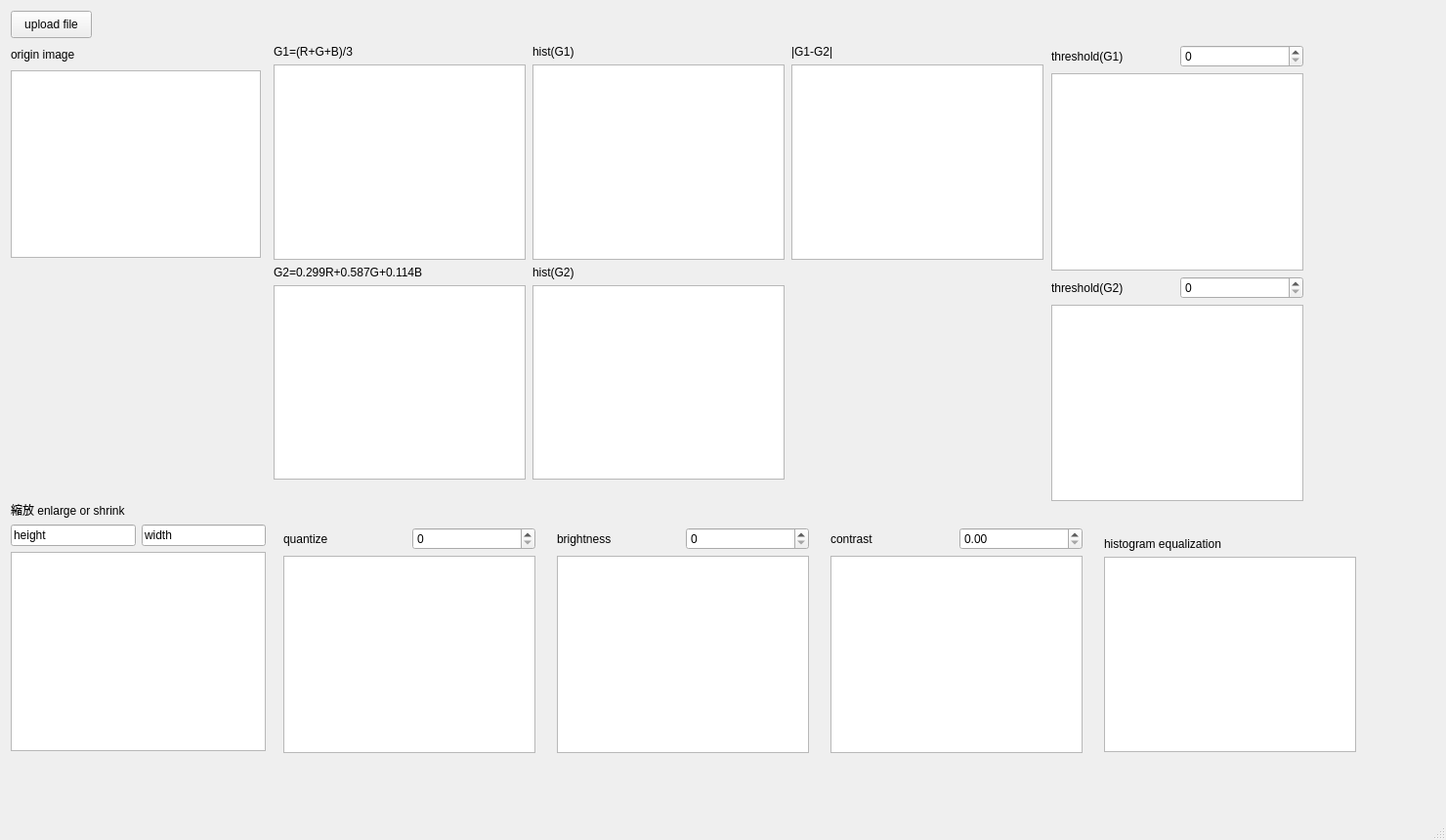
<?xml version="1.0" encoding="UTF-8"?>
<ui version="4.0">
 <class>MainWindow</class>
 <widget class="QMainWindow" name="MainWindow">
  <property name="geometry">
   <rect>
    <x>0</x>
    <y>0</y>
    <width>1480</width>
    <height>860</height>
   </rect>
  </property>
  <property name="windowTitle">
   <string>MainWindow</string>
  </property>
  <property name="autoFillBackground">
   <bool>false</bool>
  </property>
  <widget class="QWidget" name="centralwidget">
   <widget class="QPushButton" name="uploadfile">
    <property name="geometry">
     <rect>
      <x>11</x>
      <y>11</y>
      <width>83</width>
      <height>28</height>
     </rect>
    </property>
    <property name="text">
     <string>upload file</string>
    </property>
   </widget>
   <widget class="QGraphicsView" name="originalimage">
    <property name="geometry">
     <rect>
      <x>11</x>
      <y>72</y>
      <width>256</width>
      <height>192</height>
     </rect>
    </property>
   </widget>
   <widget class="QLabel" name="label">
    <property name="geometry">
     <rect>
      <x>11</x>
      <y>46</y>
      <width>90</width>
      <height>19</height>
     </rect>
    </property>
    <property name="text">
     <string>origin image</string>
    </property>
   </widget>
   <widget class="QWidget" name="verticalLayoutWidget">
    <property name="geometry">
     <rect>
      <x>280</x>
      <y>46</y>
      <width>258</width>
      <height>445</height>
     </rect>
    </property>
    <layout class="QVBoxLayout" name="verticalLayout_2">
     <item>
      <widget class="QLabel" name="label_2">
       <property name="text">
        <string>G1=(R+G+B)/3</string>
       </property>
      </widget>
     </item>
     <item>
      <widget class="QGraphicsView" name="grayimage_rgb"/>
     </item>
     <item>
      <widget class="QLabel" name="label_3">
       <property name="text">
        <string>G2=0.299R+0.587G+0.114B</string>
       </property>
      </widget>
     </item>
     <item>
      <widget class="QGraphicsView" name="grayimage_weight"/>
     </item>
    </layout>
   </widget>
   <widget class="QWidget" name="verticalLayoutWidget_2">
    <property name="geometry">
     <rect>
      <x>545</x>
      <y>46</y>
      <width>258</width>
      <height>445</height>
     </rect>
    </property>
    <layout class="QVBoxLayout" name="verticalLayout_4">
     <item>
      <widget class="QLabel" name="label_4">
       <property name="text">
        <string>hist(G1)</string>
       </property>
      </widget>
     </item>
     <item>
      <widget class="QGraphicsView" name="grayhistogram_rgb"/>
     </item>
     <item>
      <widget class="QLabel" name="label_5">
       <property name="text">
        <string>hist(G2)</string>
       </property>
      </widget>
     </item>
     <item>
      <widget class="QGraphicsView" name="grayhistogram_weight"/>
     </item>
    </layout>
   </widget>
   <widget class="QWidget" name="verticalLayoutWidget_3">
    <property name="geometry">
     <rect>
      <x>1076</x>
      <y>46</y>
      <width>258</width>
      <height>467</height>
     </rect>
    </property>
    <layout class="QVBoxLayout" name="verticalLayout_5">
     <item>
      <layout class="QHBoxLayout" name="horizontalLayout">
       <item>
        <widget class="QLabel" name="label_7">
         <property name="text">
          <string>threshold(G1)</string>
         </property>
        </widget>
       </item>
       <item>
        <widget class="QSpinBox" name="spinBox"/>
       </item>
      </layout>
     </item>
     <item>
      <widget class="QGraphicsView" name="graphicsView"/>
     </item>
     <item>
      <layout class="QHBoxLayout" name="horizontalLayout_2">
       <item>
        <widget class="QLabel" name="label_8">
         <property name="text">
          <string>threshold(G2)</string>
         </property>
        </widget>
       </item>
       <item>
        <widget class="QSpinBox" name="spinBox_2"/>
       </item>
      </layout>
     </item>
     <item>
      <widget class="QGraphicsView" name="graphicsView_2"/>
     </item>
    </layout>
   </widget>
   <widget class="QWidget" name="verticalLayoutWidget_4">
    <property name="geometry">
     <rect>
      <x>810</x>
      <y>46</y>
      <width>258</width>
      <height>220</height>
     </rect>
    </property>
    <layout class="QVBoxLayout" name="verticalLayout_6">
     <item>
      <widget class="QLabel" name="label_6">
       <property name="text">
        <string>|G1-G2|</string>
       </property>
      </widget>
     </item>
     <item>
      <widget class="QGraphicsView" name="grayscalediff"/>
     </item>
    </layout>
   </widget>
   <widget class="QWidget" name="verticalLayoutWidget_5">
    <property name="geometry">
     <rect>
      <x>11</x>
      <y>513</y>
      <width>261</width>
      <height>256</height>
     </rect>
    </property>
    <layout class="QVBoxLayout" name="verticalLayout_7">
     <item>
      <widget class="QLabel" name="label_9">
       <property name="text">
        <string>縮放 enlarge or shrink</string>
       </property>
      </widget>
     </item>
     <item>
      <layout class="QHBoxLayout" name="horizontalLayout_3">
       <item>
        <widget class="QLineEdit" name="lineEdit">
         <property name="text">
          <string>height</string>
         </property>
        </widget>
       </item>
       <item>
        <widget class="QLineEdit" name="lineEdit_3">
         <property name="text">
          <string>width</string>
         </property>
        </widget>
       </item>
      </layout>
     </item>
     <item>
      <widget class="QGraphicsView" name="graphicsView_3"/>
     </item>
    </layout>
   </widget>
   <widget class="QWidget" name="verticalLayoutWidget_6">
    <property name="geometry">
     <rect>
      <x>290</x>
      <y>540</y>
      <width>258</width>
      <height>231</height>
     </rect>
    </property>
    <layout class="QVBoxLayout" name="verticalLayout_9">
     <item>
      <layout class="QHBoxLayout" name="horizontalLayout_4">
       <item>
        <widget class="QLabel" name="label_10">
         <property name="text">
          <string>quantize</string>
         </property>
        </widget>
       </item>
       <item>
        <widget class="QSpinBox" name="spinBox_3"/>
       </item>
      </layout>
     </item>
     <item>
      <widget class="QGraphicsView" name="graphicsView_4"/>
     </item>
    </layout>
   </widget>
   <widget class="QWidget" name="verticalLayoutWidget_7">
    <property name="geometry">
     <rect>
      <x>570</x>
      <y>540</y>
      <width>258</width>
      <height>231</height>
     </rect>
    </property>
    <layout class="QVBoxLayout" name="verticalLayout_10">
     <item>
      <layout class="QHBoxLayout" name="horizontalLayout_7">
       <item>
        <widget class="QLabel" name="label_12">
         <property name="text">
          <string>brightness</string>
         </property>
        </widget>
       </item>
       <item>
        <widget class="QSpinBox" name="spinBox_4"/>
       </item>
      </layout>
     </item>
     <item>
      <widget class="QGraphicsView" name="graphicsView_6"/>
     </item>
    </layout>
   </widget>
   <widget class="QWidget" name="verticalLayoutWidget_8">
    <property name="geometry">
     <rect>
      <x>850</x>
      <y>540</y>
      <width>258</width>
      <height>231</height>
     </rect>
    </property>
    <layout class="QVBoxLayout" name="verticalLayout_11">
     <item>
      <layout class="QHBoxLayout" name="horizontalLayout_5">
       <item>
        <widget class="QLabel" name="label_13">
         <property name="text">
          <string>contrast</string>
         </property>
        </widget>
       </item>
       <item>
        <widget class="QDoubleSpinBox" name="doubleSpinBox"/>
       </item>
      </layout>
     </item>
     <item>
      <widget class="QGraphicsView" name="graphicsView_7"/>
     </item>
    </layout>
   </widget>
   <widget class="QWidget" name="verticalLayoutWidget_9">
    <property name="geometry">
     <rect>
      <x>1130</x>
      <y>550</y>
      <width>258</width>
      <height>220</height>
     </rect>
    </property>
    <layout class="QVBoxLayout" name="verticalLayout_12">
     <item>
      <widget class="QLabel" name="label_14">
       <property name="text">
        <string>histogram equalization</string>
       </property>
      </widget>
     </item>
     <item>
      <widget class="QGraphicsView" name="graphicsView_8"/>
     </item>
    </layout>
   </widget>
  </widget>
  <widget class="QMenuBar" name="menubar">
   <property name="geometry">
    <rect>
     <x>0</x>
     <y>0</y>
     <width>1480</width>
     <height>24</height>
    </rect>
   </property>
  </widget>
  <widget class="QStatusBar" name="statusbar"/>
 </widget>
 <resources/>
 <connections/>
</ui>
